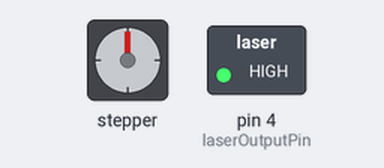
Bench run of a sketch on a simulated Arduino Uno, built with avr-gcc and run on an emulated ATmega328P. Shown: stepper motor, switched loads named in the sketch (green lamp = pin HIGH). Wiring (inferred from the names in the program): stepper motor driver (200 steps per turn assumed): step pin 3; direction pin 2. Pins used as bus, display or sensor lines are not drawn; what the sketch prints to the serial monitor is not drawn.

Above: at 0.05 s.
Timing chart, 0 to 7.0 s (numbered marks = the images above):
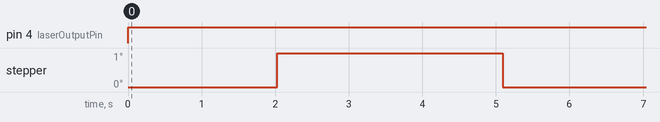

Measured:
- by itself, pin 4 (laserOutputPin): LOW → HIGH at 0.00 s
- by itself, stepper: alternates 1° for 3.1 s and 0° for 3.1 s

The sketch:

basic_stepper_code.ino
```cpp
/* Example sketch to control a stepper motor with
   A4988/DRV8825 stepper motor driver and
   Arduino without a library.
   More info: https://www.makerguides.com */

// Define stepper motor connections and steps per revolution:
#define dirPin 2
#define stepPin 3
#define stepsPerRevolution 200
#define laserOutputPin 4

void setup() {
  // initialize serial
  Serial.begin(9600);
  pinMode(laserOutputPin, OUTPUT);


  // Declare pins as output:
  pinMode(stepPin, OUTPUT);
  pinMode(dirPin, OUTPUT);
}

void loop() {
  digitalWrite(laserOutputPin, HIGH);
  double revs=0;
  int speed=0;
  // Set the spinning direction clockwise:
  digitalWrite(dirPin, HIGH);

  // Spin the stepper motor 0.25 revolution slowly:
  revs=0.005;
  speed=80000;
  Serial.println("Spin the stepper motor 1 revolution slowly CW.");
  Serial.print("Revs: ");
  Serial.print(revs);
  Serial.print("- Dir: ");
  Serial.print(dirPin);
  Serial.print("- Speed: ");
  Serial.println(speed);
  Serial.println("2s delay...");
  delay(2000);
  for (int i = 0; i < revs * stepsPerRevolution; i++) {
    // These four lines result in 1 step:
    digitalWrite(stepPin, HIGH);
    delayMicroseconds(speed);
    digitalWrite(stepPin, LOW);
    delayMicroseconds(speed);
  }

  delay(1000);

  // Set the spinning direction counterclockwise:
  digitalWrite(dirPin, LOW);

  // Spin the stepper motor 1 revolution quickly:
  Serial.println("Spin the stepper motor 1 revolution slowly CCW.");
  revs=0.005;
  //speed=500;
  Serial.print("Revs: ");
  Serial.print(revs);
  Serial.print("- Dir: ");
  Serial.print(dirPin);
  Serial.print("- Speed: ");
  Serial.println(speed);
  Serial.println("2s delay...");
  delay(2000);
  for (int i = 0; i < revs * stepsPerRevolution; i++) {
    // These four lines result in 1 step:
    digitalWrite(stepPin, HIGH);
    delayMicroseconds(speed);
    digitalWrite(stepPin, LOW);
    delayMicroseconds(speed);
  }

  delay(1000);

}
```
